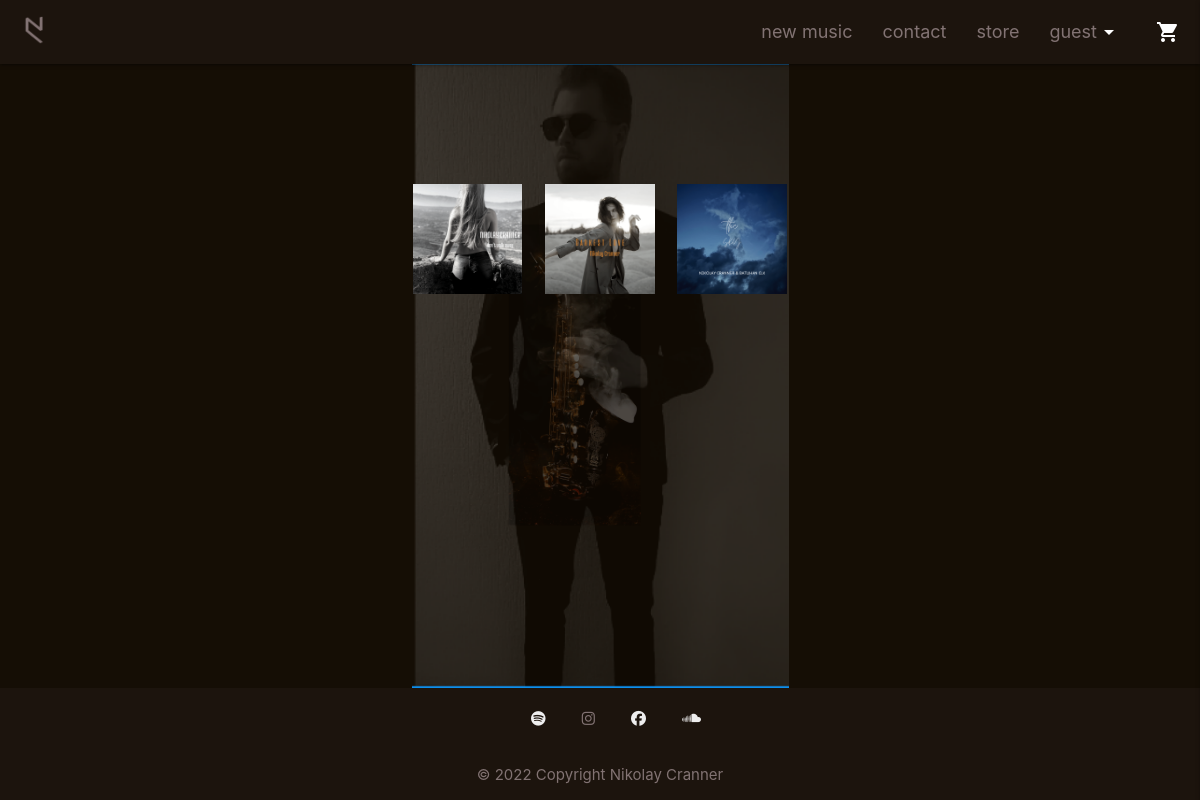
/store/, run on the app's committed database.
### store/models.py (models this page shows, shortened)
class Bag(models.Model):
    bag_items = models.CharField(max_length=254, blank=True, null=True)
    bag_name = models.CharField(max_length=254, null=True, blank=True, default="guest")
    bag_quantity = models.IntegerField(default=0)

class Product(models.Model):
    category = models.ForeignKey('Category', null=True, blank=True, on_delete=models.SET_NULL)
    sku = models.CharField(max_length=254, null=True, blank=True)
    name = models.CharField(max_length=254)
    description = models.TextField()
    has_sizes = models.BooleanField(default=False, null=True, blank=True)
    price = models.DecimalField(max_digits=6, decimal_places=2)
    rating = models.DecimalField(max_digits=6, decimal_places=2, null=True, blank=True)
    image_url = models.URLField(max_length=1024, null=True, blank=True)
    image = models.ImageField(null=True, blank=True)
    media = models.FileField(null=True, blank=True)

### store/views.py (the view)
# urls.py: path('', views.get_store, name='store'),
def get_store(request):
    global session_user
    session_user = get_session_user(request)
    try:
        bag = get_object_or_404(Bag, bag_name=session_user)
    except:
        bag = Bag(bag_name=session_user)
        bag.save()
    quantity = bag.bag_quantity
    products = Product.objects.all()
    context = {
        'products': products,
        'quantity': quantity,
    }
    return render(request, 'store/store.html', context)

### store/views.py (called while the page is built)
def get_session_user(request):
    if request.user.is_authenticated:
        session_user = request.user.username
        print("session user is: ", session_user)
        return session_user
    else:
        session_user = 'guest'
        print("session user is: ", session_user)
        return session_user

### store/templates/store/store.html
{% extends 'base.html' %}
    {% block page_header_extra %}
     <a href="{% url 'bag' %}" class="right basket-counter"><i class="small material-icons right">shopping_cart</i><i class="fa-duotone fa-sm fa-{{ quantity }}"></i></a>
    {% endblock %}
{% block content %}
{% for product in products %}
        <div class="col s12 center m6 l4">
            <a href="{% url 'store_details' product.pk %}">
                <img src="{{ MEDIA_URL }}{{ product.image }}" alt="{{ product.image }}" class="nc-product-img">
            </a>
        </div>
{% endfor %}
{% endblock %}

### templates/base.html (shortened to what this page needs)
{% load static %}
<!DOCTYPE html>
<html lang="en">
<head>
    <link rel="stylesheet" href="https://cdnjs.cloudflare.com/ajax/libs/materialize/1.0.0/css/materialize.min.css">
    <link rel="stylesheet" href='{% static "css/style.css" %}'>
</head>
<body>
  {% block page_header %}
  <header>
    <div class="navbar-fixed">
      <nav>
        <div class="nav-wrapper nc-header-footer">
          <a href="{% url 'home' %}" class="brand-logo left">
            <img src='{% static "img/logo.png" %}' alt="Nikolay Cranner Logo" class="nc-logo">
          </a>
          {% block page_header_extra %}
          {% endblock %}
          <ul id="nav-mobile" class="right hide-on-med-and-down">
            <li><a href="{% url 'music' %}">new music</a></li>
            <li><a href="{% url 'contact' %}">contact</a></li>
            <li><a href="{% url 'store' %}">store</a></li>
            <li><a class="dropdown-trigger" href="#!" data-target="dropdown1">{{ request.user.username|default:'guest' }}<i class="material-icons right">arrow_drop_down</i></a></li>
          </ul>
        </div>
      </nav>
    </div>
  </header>
  {% endblock %}
  <main style="background-image: url('{% static "img/background.PNG" %}');">
    <div id="msg-row">
    </div>
  <section>
    <div class="container">
      <div class="row center">
       <div class="col s12 m8 offset-m2 l6 offset-l3">
         {% block content %}
         {% endblock %}
       </div>
      </div>
     </div>
  </section>
  </main>
  <footer class="page-footer nc-header-footer">
    <div class="container">
      <div class="row center nc-socials">
        <a class="grey-text text-lighten-3" href="https://open.spotify.com/artist/4NvkvOJ0mDM7QjdzOZLDRd?si=jLyIf8k9R9aKJbMTzNoJsw" rel="nofollow"><i class="fab fa-spotify"></i></a>
        <a class="grey-text text-lighten-3" href="https://www.instagram.com/nikolay_cranner/" rel="nofollow"></a><i class="fab fa-instagram"></i></a>
        <a class="grey-text text-lighten-3" href="https://www.facebook.com/NikolayCranner" rel="nofollow"><i class="fab fa-facebook"></i></a>
        <a class="grey-text text-lighten-3" href="https://soundcloud.com/nikolaycranner" rel="nofollow"><i class="fab fa-soundcloud"></i></a>
      </div>
    </div>
    <div class="footer-copyright nc-header-footer center">
      <div class="container">
      © 2022 Copyright Nikolay Cranner
      </div>
    </div>
  </footer>
</body>
</html>

### static/css/style.css (style rules this page uses)
.nc-header-footer, .modal-footer, .dropdown-content { background-color: #1C140D !important; color: #827373 !important; }
.nc-socials>a { padding-left: 32px; }
main { background-repeat: no-repeat; background-size: contain; background-position: center; flex: 1 0 auto; }
#msg-row { z-index: 2; top: 0; left: 0; width: 100%; height: 10vh; }
body { display: flex; min-height: 100vh; flex-direction: column; background-color: #150E05; color: #827373 !important; }
.nc-logo { height: 30px; width: auto; margin-top: 15px; margin-left: 20px; }
#nav-mobile li>a { color: #827373 !important; font-size: 1.2rem; }
.nc-product-img { height: auto; width: 100%; margin-top: 5vh; }
.material-icons { color: white; margin-right: 20px; margin-left: 0px !important; }

### data on the page
Bag: user.username "guest"
Product: image (picture)
Product: image (picture)
Product: image (picture)
